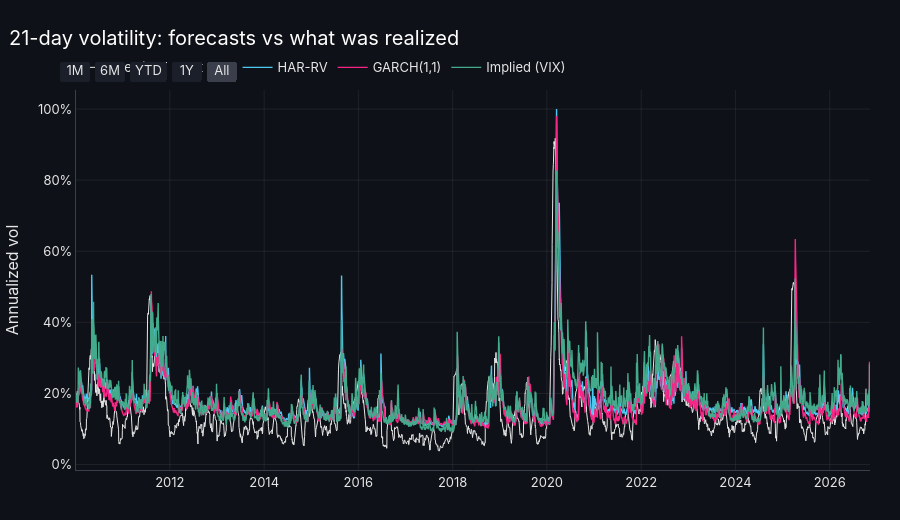
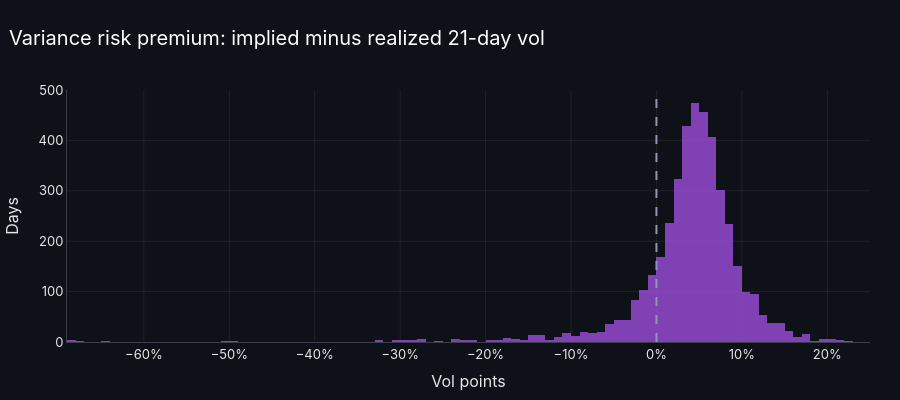

These figures' notebook cell, in order:
### Code cell
# Convert variances to annualized vol, √(variance × 252), and compare forecasts with realized forward vol
vol = {name: np.sqrt(f * TRADING_DAYS) for name, f in var_forecasts.items()}
realized_fwd_vol = np.sqrt(target * TRADING_DAYS)

fig = go.Figure()
fig.add_scatter(x=df.index[oos], y=realized_fwd_vol[oos], name='Realized (next 21d)', mode='lines',
                line=dict(color='#e6e6e6', width=1))
for i, name in enumerate(['HAR-RV', 'GARCH(1,1)', 'Implied (VIX)']):
    if name in vol:
        fig.add_scatter(x=df.index[oos], y=vol[name][oos], name=name, mode='lines',
                        line=dict(color=PALETTE[i], width=1.4))
fig.update_layout(title='21-day volatility: forecasts vs what was realized', height=520,
                  yaxis=dict(title='Annualized vol', tickformat='.0%'),
                  xaxis=dict(rangeselector=RANGE_SELECTOR))
fig.show()

# Variance risk premium (VRP): implied vol minus the vol that was subsequently realized
if IV_TICKER:
    vrp = (vol['Implied (VIX)'] - realized_fwd_vol)[oos].dropna()
    print(f'Implied vol exceeded subsequent realized vol on {(vrp > 0).mean():.0%} of days '
          f'(mean variance risk premium {vrp.mean():.1%} vol points)')

    fig = go.Figure(go.Histogram(x=vrp, nbinsx=120, marker_color=PALETTE[4], opacity=0.8))
    fig.add_vline(x=0, line=dict(color=NEUTRAL, dash='dash'))
    fig.update_layout(title='Variance risk premium: implied minus realized 21-day vol', height=400,
                      xaxis=dict(title='Vol points', tickformat='.0%'), yaxis_title='Days',
                      hovermode='closest')
    fig.show()

### Figure 1 — Plotly figure (JSON) as saved in the notebook; plotly's stock layout.template omitted (floating-point values rounded to 4 significant figures; data arrays with more than 128 entries replaced by an {"elided": "..."} marker saying what was removed)
{"data": [{"line": {"color": "#e6e6e6", "width": 1}, "mode": "lines", "name": "Realized (next 21d)", "type": "scatter", "x": {"elided": "4239 str values"}, "y": {"elided": "4239 float values"}}, {"line": {"color": "#4CC9F0", "width": 1.4}, "mode": "lines", "name": "HAR-RV", "type": "scatter", "x": {"elided": "4239 str values"}, "y": {"elided": "4239 float values"}}, {"line": {"color": "#F72585", "width": 1.4}, "mode": "lines", "name": "GARCH(1,1)", "type": "scatter", "x": {"elided": "4239 str values"}, "y": {"elided": "4239 float values"}}, {"line": {"color": "#43AA8B", "width": 1.4}, "mode": "lines", "name": "Implied (VIX)", "type": "scatter", "x": {"elided": "4239 str values"}, "y": {"elided": "4239 float values"}}], "layout": {"height": 520, "title": {"text": "21-day volatility: forecasts vs what was realized"}, "xaxis": {"rangeselector": {"activecolor": "#3a3f4b", "bgcolor": "#1b1f2a", "buttons": [{"count": 1, "label": "1M", "step": "month", "stepmode": "backward"}, {"count": 6, "label": "6M", "step": "month", "stepmode": "backward"}, {"count": 1, "label": "YTD", "step": "year", "stepmode": "todate"}, {"count": 1, "label": "1Y", "step": "year", "stepmode": "backward"}, {"label": "All", "step": "all"}], "font": {"color": "#e6e6e6"}}}, "yaxis": {"tickformat": ".0%", "title": {"text": "Annualized vol"}}}}

### Figure 2 — Plotly figure (JSON) as saved in the notebook; plotly's stock layout.template omitted (floating-point values rounded to 4 significant figures; data arrays with more than 128 entries replaced by an {"elided": "..."} marker saying what was removed)
{"data": [{"marker": {"color": "#9D4EDD"}, "nbinsx": 120, "opacity": 0.8, "type": "histogram", "x": {"elided": "4218 float values"}}], "layout": {"height": 400, "hovermode": "closest", "shapes": [{"line": {"color": "#8d99ae", "dash": "dash"}, "type": "line", "x0": 0, "x1": 0, "xref": "x", "y0": 0, "y1": 1, "yref": "y domain"}], "title": {"text": "Variance risk premium: implied minus realized 21-day vol"}, "xaxis": {"tickformat": ".0%", "title": {"text": "Vol points"}}, "yaxis": {"title": {"text": "Days"}}}}
